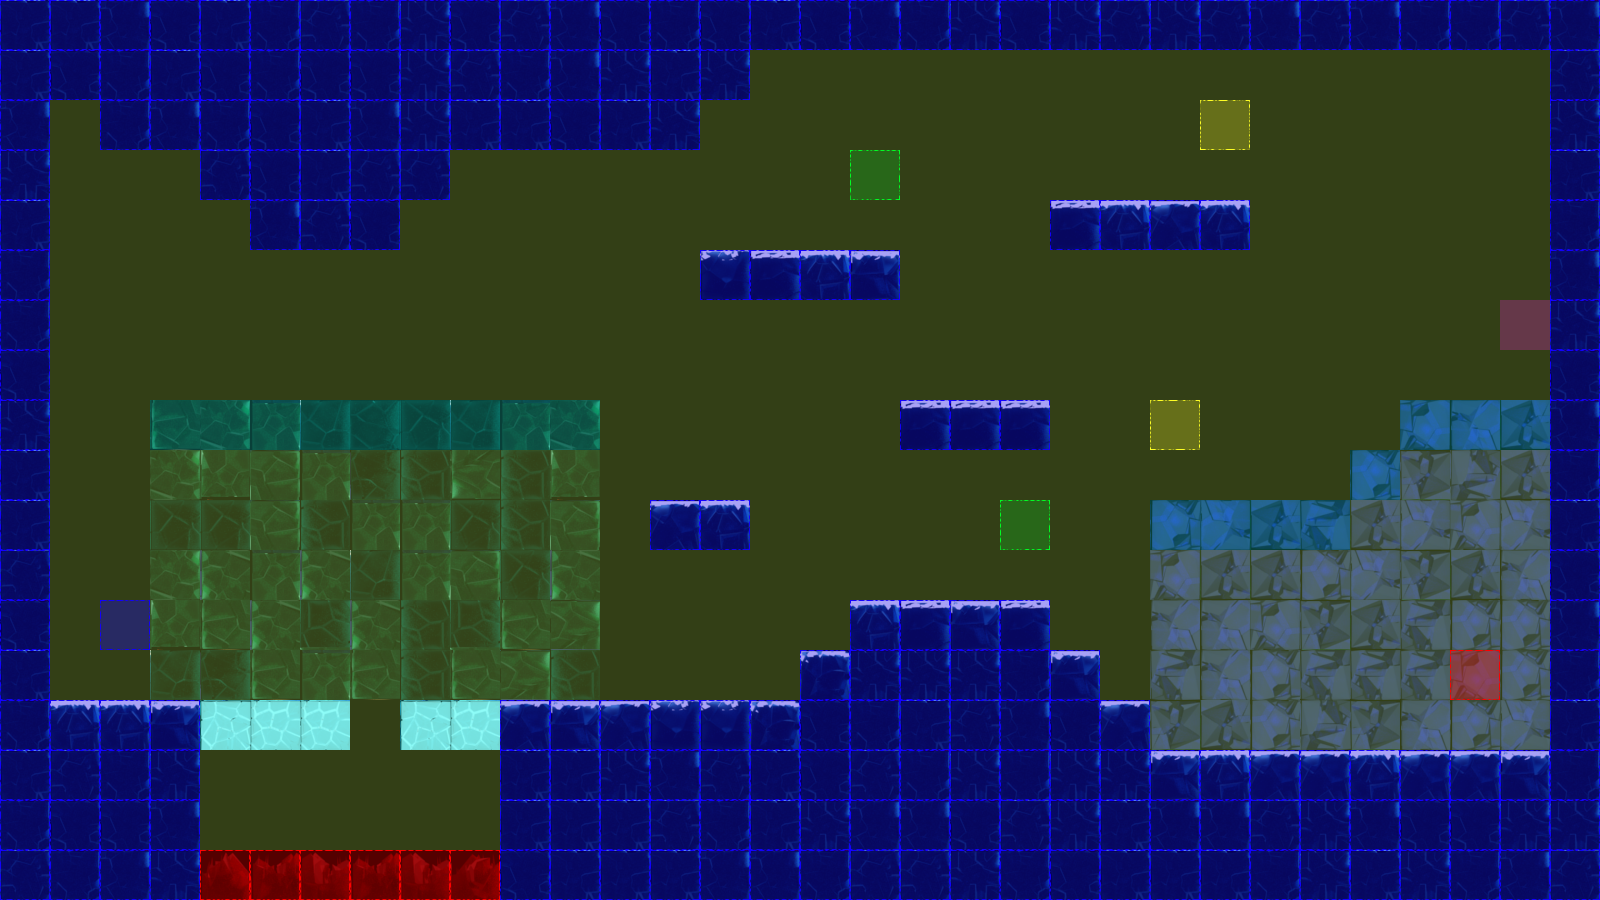

Rendered tile map (Tiled .tmx) drawn with the repository's tilesets; below, a short description and the map source with its tile grids summarised:
An orthogonal 32x18 tile map with 50x50 px tiles, 3 tile layers (terrain, collision, event), 2 tilesets.

<map version="1.0" orientation="orthogonal" renderorder="left-up" width="32" height="18" tilewidth="50" tileheight="50" nextobjectid="3">
 <tileset firstgid="1" name="iceTile" tilewidth="50" tileheight="50" tilecount="50" columns="10">
  <image source="tiles/iceTile.png" width="500" height="251" />
 </tileset>
 <tileset firstgid="51" name="collisionTile" tilewidth="50" tileheight="50" tilecount="12" columns="3">
  <image source="tiles/collisionTile.png" width="150" height="200" />
 </tileset>
 <layer name="terrain" width="32" height="18">
  <data>[576 cells, 323 non-empty, 40 distinct tile ids]</data>
 </layer>
 <layer name="collision" width="32" height="18">
  <data>[576 cells, 576 non-empty, 4 distinct tile ids]</data>
 </layer>
 <layer name="event" width="32" height="18">
  <data>[576 cells, 7 non-empty, 5 distinct tile ids]</data>
 </layer>
</map>
